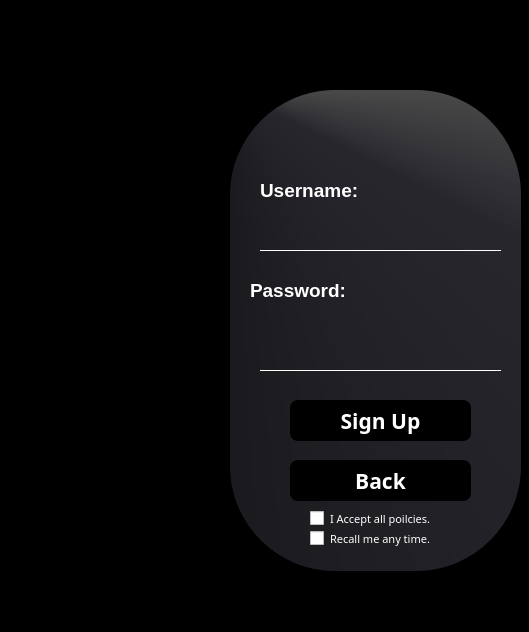
<?xml version="1.0" encoding="UTF-8"?>
<ui version="4.0">
 <class>Signup</class>
 <widget class="QWidget" name="Signup">
  <property name="geometry">
   <rect>
    <x>0</x>
    <y>0</y>
    <width>529</width>
    <height>632</height>
   </rect>
  </property>
  <property name="windowTitle">
   <string>Form</string>
  </property>
  <property name="toolTipDuration">
   <number>0</number>
  </property>
  <property name="styleSheet">
   <string notr="true">background-color: rgb(0, 0, 0);</string>
  </property>
  <widget class="QPushButton" name="SignupButton">
   <property name="geometry">
    <rect>
     <x>290</x>
     <y>400</y>
     <width>181</width>
     <height>41</height>
    </rect>
   </property>
   <property name="font">
    <font>
     <family>Segoe Print</family>
     <pointsize>16</pointsize>
     <weight>75</weight>
     <bold>true</bold>
    </font>
   </property>
   <property name="styleSheet">
    <string notr="true">QPushButton {
    color: white; /* لون النص */
    
	
	background-color: rgb(0, 0, 0);
    border-radius: 8px; /* تدوير الحواف (اختياري) */
    padding: 5px; /* مسافة داخلية */
}

QPushButton:hover {
    ; /* لون الخلفية عند التمرير */
	background-color:white;
    color: black; /* لون النص */
}





</string>
   </property>
   <property name="text">
    <string>Sign Up</string>
   </property>
  </widget>
  <widget class="QCheckBox" name="checkBox">
   <property name="geometry">
    <rect>
     <x>310</x>
     <y>530</y>
     <width>141</width>
     <height>17</height>
    </rect>
   </property>
   <property name="font">
    <font>
     <family>Segoe Print</family>
     <pointsize>8</pointsize>
     <weight>9</weight>
     <italic>false</italic>
     <bold>false</bold>
    </font>
   </property>
   <property name="styleSheet">
    <string notr="true">background-color: none;
font: 75 8pt &quot;Segoe Print&quot;;
border-color:none;
color:white;</string>
   </property>
   <property name="text">
    <string>Recall me any time.</string>
   </property>
  </widget>
  <widget class="QCheckBox" name="PoiliciesCheckBox">
   <property name="geometry">
    <rect>
     <x>310</x>
     <y>510</y>
     <width>141</width>
     <height>17</height>
    </rect>
   </property>
   <property name="font">
    <font>
     <family>Segoe Print</family>
     <pointsize>8</pointsize>
     <weight>9</weight>
     <italic>false</italic>
     <bold>false</bold>
    </font>
   </property>
   <property name="styleSheet">
    <string notr="true">background-color: none;
font: 75 8pt &quot;Segoe Print&quot;;
border-color:none;
color:white;</string>
   </property>
   <property name="text">
    <string>I Accept all poilcies.</string>
   </property>
  </widget>
  <widget class="QLabel" name="User">
   <property name="geometry">
    <rect>
     <x>260</x>
     <y>150</y>
     <width>261</width>
     <height>81</height>
    </rect>
   </property>
   <property name="font">
    <font>
     <pointsize>14</pointsize>
     <weight>75</weight>
     <bold>true</bold>
    </font>
   </property>
   <property name="styleSheet">
    <string notr="true">background-color: none;</string>
   </property>
   <property name="text">
    <string>&lt;html&gt;&lt;head/&gt;&lt;body&gt;&lt;p&gt;&lt;span style=&quot; color:#ffffff;&quot;&gt;Username:&lt;/span&gt;&lt;/p&gt;&lt;/body&gt;&lt;/html&gt;</string>
   </property>
  </widget>
  <widget class="QLabel" name="Pass">
   <property name="geometry">
    <rect>
     <x>250</x>
     <y>260</y>
     <width>251</width>
     <height>61</height>
    </rect>
   </property>
   <property name="font">
    <font>
     <pointsize>14</pointsize>
     <weight>75</weight>
     <bold>true</bold>
    </font>
   </property>
   <property name="styleSheet">
    <string notr="true">background-color: none;</string>
   </property>
   <property name="text">
    <string>&lt;html&gt;&lt;head/&gt;&lt;body&gt;&lt;p&gt;&lt;span style=&quot; color:#ffffff;&quot;&gt;Password:&lt;/span&gt;&lt;/p&gt;&lt;/body&gt;&lt;/html&gt;</string>
   </property>
  </widget>
  <widget class="QLineEdit" name="Username">
   <property name="geometry">
    <rect>
     <x>260</x>
     <y>200</y>
     <width>241</width>
     <height>51</height>
    </rect>
   </property>
   <property name="font">
    <font>
     <family>Segoe Print</family>
     <pointsize>12</pointsize>
     <weight>50</weight>
     <bold>false</bold>
    </font>
   </property>
   <property name="styleSheet">
    <string notr="true">
QLineEdit
{
  
 color: rgb(168, 168, 168);
  


  background:transparent;
  border:none;
    border-bottom:1px solid#ffffff ;

}</string>
   </property>
  </widget>
  <widget class="QLineEdit" name="Password">
   <property name="geometry">
    <rect>
     <x>260</x>
     <y>320</y>
     <width>241</width>
     <height>51</height>
    </rect>
   </property>
   <property name="font">
    <font>
     <family>Segoe Print</family>
     <pointsize>12</pointsize>
    </font>
   </property>
   <property name="styleSheet">
    <string notr="true">


QLineEdit
{
  
 color: rgb(168, 168, 168);
  


  background:transparent;
  border:none;
  
  border-bottom:1px solid #ffffff;
}</string>
   </property>
   <property name="echoMode">
    <enum>QLineEdit::Password</enum>
   </property>
  </widget>
  <widget class="QPushButton" name="BackButton">
   <property name="geometry">
    <rect>
     <x>290</x>
     <y>460</y>
     <width>181</width>
     <height>41</height>
    </rect>
   </property>
   <property name="font">
    <font>
     <family>Segoe Print</family>
     <pointsize>16</pointsize>
     <weight>75</weight>
     <bold>true</bold>
    </font>
   </property>
   <property name="styleSheet">
    <string notr="true">QPushButton {
    color: white; /* لون النص */
    
	
	background-color: rgb(0, 0, 0);
    border-radius: 8px; /* تدوير الحواف (اختياري) */
    padding: 5px; /* مسافة داخلية */
}

QPushButton:hover {
    ; /* لون الخلفية عند التمرير */
	background-color:white;
    color: black; /* لون النص */
}





</string>
   </property>
   <property name="text">
    <string>Back</string>
   </property>
  </widget>
  <widget class="QLabel" name="label_5">
   <property name="geometry">
    <rect>
     <x>230</x>
     <y>90</y>
     <width>291</width>
     <height>481</height>
    </rect>
   </property>
   <property name="styleSheet">
    <string notr="true">border-radius:105px;

background-color: qconicalgradient(cx:0, cy:0, angle:135, stop:0 rgba(124, 124, 124, 52), stop:0.181818 rgba(111, 111, 113, 72), stop:0.25 rgba(111, 111, 111, 82), stop:0.323864 rgba(100, 98, 115, 59), stop:0.57754 rgba(100, 98, 115, 100), stop:0.625 rgba(118, 118, 118, 158), stop:0.710227 rgba(102, 102, 102, 34), stop:0.852273 rgba(107, 107, 128, 41), stop:1 rgba(126, 126, 126, 160));</string>
   </property>
   <property name="text">
    <string/>
   </property>
  </widget>
  <widget class="QLabel" name="label">
   <property name="geometry">
    <rect>
     <x>-4</x>
     <y>0</y>
     <width>531</width>
     <height>681</height>
    </rect>
   </property>
   <property name="text">
    <string/>
   </property>
   <property name="pixmap">
    <pixmap>../../Desktop/Screenshots/ميوزيم.png</pixmap>
   </property>
   <property name="scaledContents">
    <bool>true</bool>
   </property>
  </widget>
  <zorder>label</zorder>
  <zorder>label_5</zorder>
  <zorder>BackButton</zorder>
  <zorder>SignupButton</zorder>
  <zorder>Password</zorder>
  <zorder>Pass</zorder>
  <zorder>Username</zorder>
  <zorder>User</zorder>
  <zorder>PoiliciesCheckBox</zorder>
  <zorder>checkBox</zorder>
 </widget>
 <resources/>
 <connections/>
</ui>
